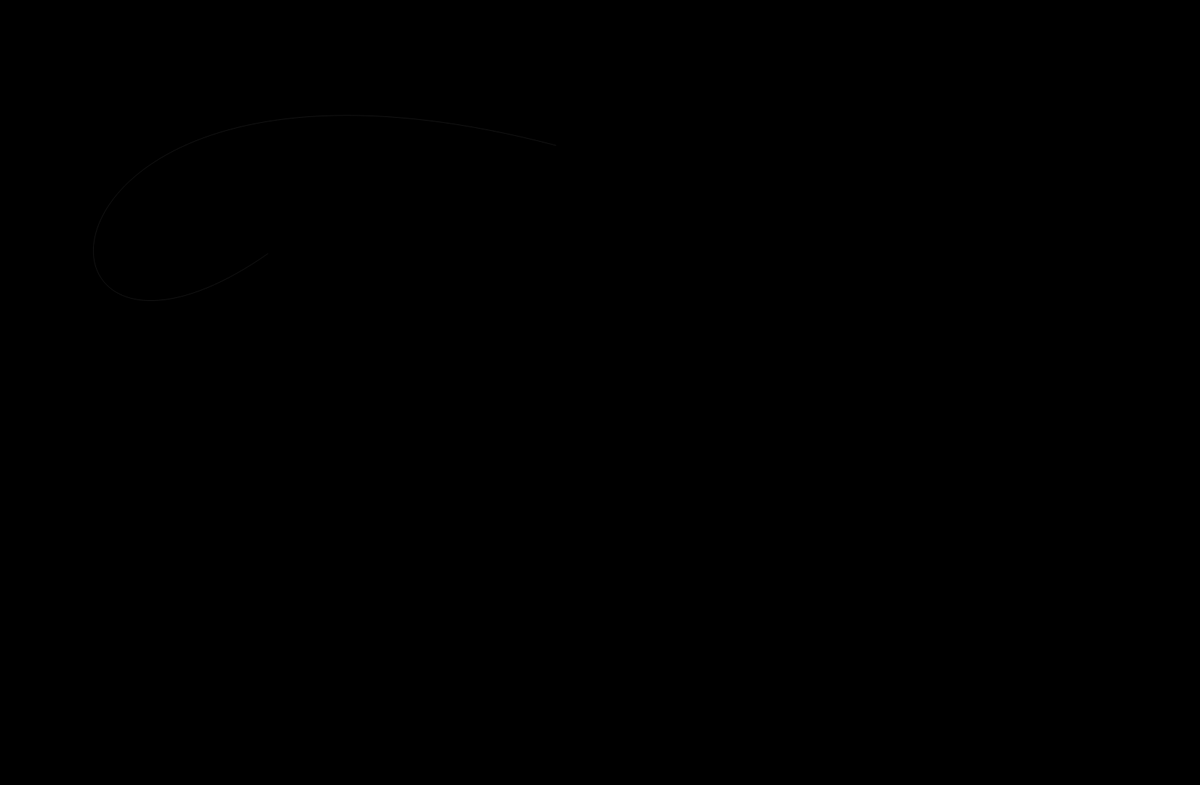
Frame 1 (no input)
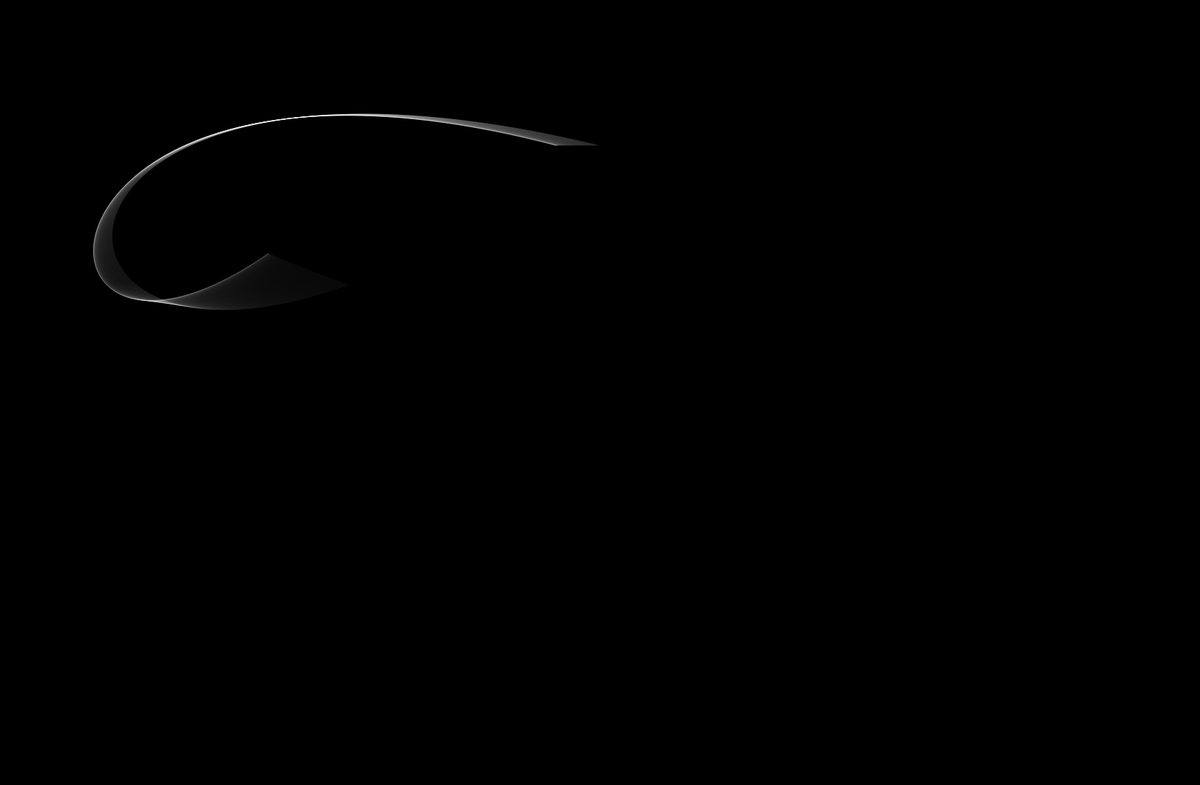
Frame 60 (no input)
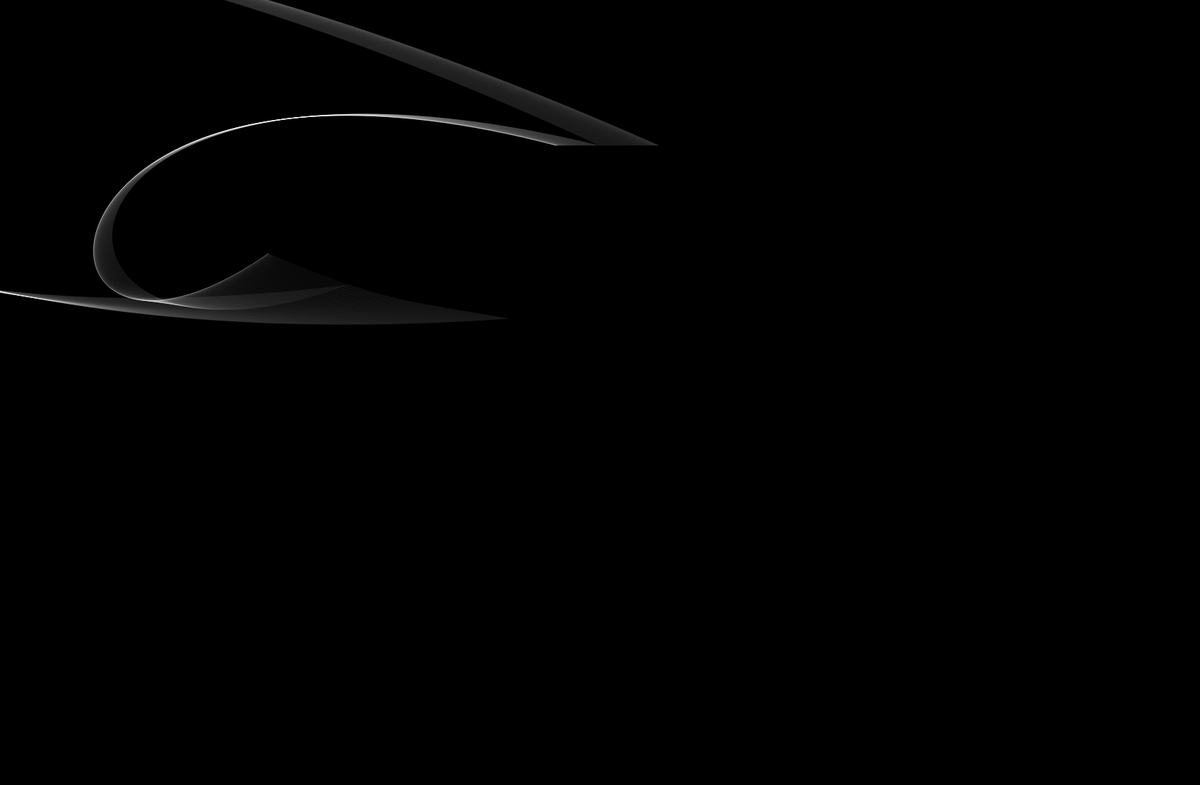
Frame 120 (the mouse pressed at the canvas centre since frame 60)

The p5.js sketch that drew these frames (run headless with seeded random() and noise() and a simulated clock; from frame 60 on, the mouse is pressed at the canvas centre):

// p5.js sketch
// ── sketch.js
var nx1;
// var nx2;
// var nx3;
var nx4;
// var ny1;
// var ny2;
var ny3;
var ny4;

function setup() {
  createCanvas(1650, 1080);
  background(0);
  
  // let all the initial noise sampling
  // variables be different, so our samples
  // aren't all initially the same
  nx1 = 10;
  // nx2 = 20;
  // nx3 = 30;
  nx4 = 40;
  // ny1 = 50;
  // ny2 = 60;
  ny3 = 70;
  ny4 = 80;
}

function draw() {
  
  var x1 = width * noise(nx1); // Using Perlin Noise
  var x2 = width * sin(mouseX * mouseY * 0.001); // Using sine curve
  var x3 = width * sin(mouseX * mouseY * 0.001); // Using sine curve
  var x4 = width * noise(nx4); // Using Perlin Noise
  var y1 = 200; // Fixed y1
  var y2 = height * sin(mouseX * mouseY * 0.001); // Using sine curve
  var y3 = height * noise(ny3); // Using Perlin Noise
  var y4 = height * noise(ny4);
  
  noFill();
  stroke(255, 20);
  bezier(x1, y1, x2, y2, x3, y3, x4, y4);
  
  
  // change the noise samples
   nx1 += 0.0011;
  // nx2 += 0.0022;
  // nx3 += 0.0017;
  nx4 += 0.0021;
  // ny1 += 0.0013;
  // ny2 += 0.0019;
  ny3 += 0.0015;
  ny4 += 0.0014;
  
}
